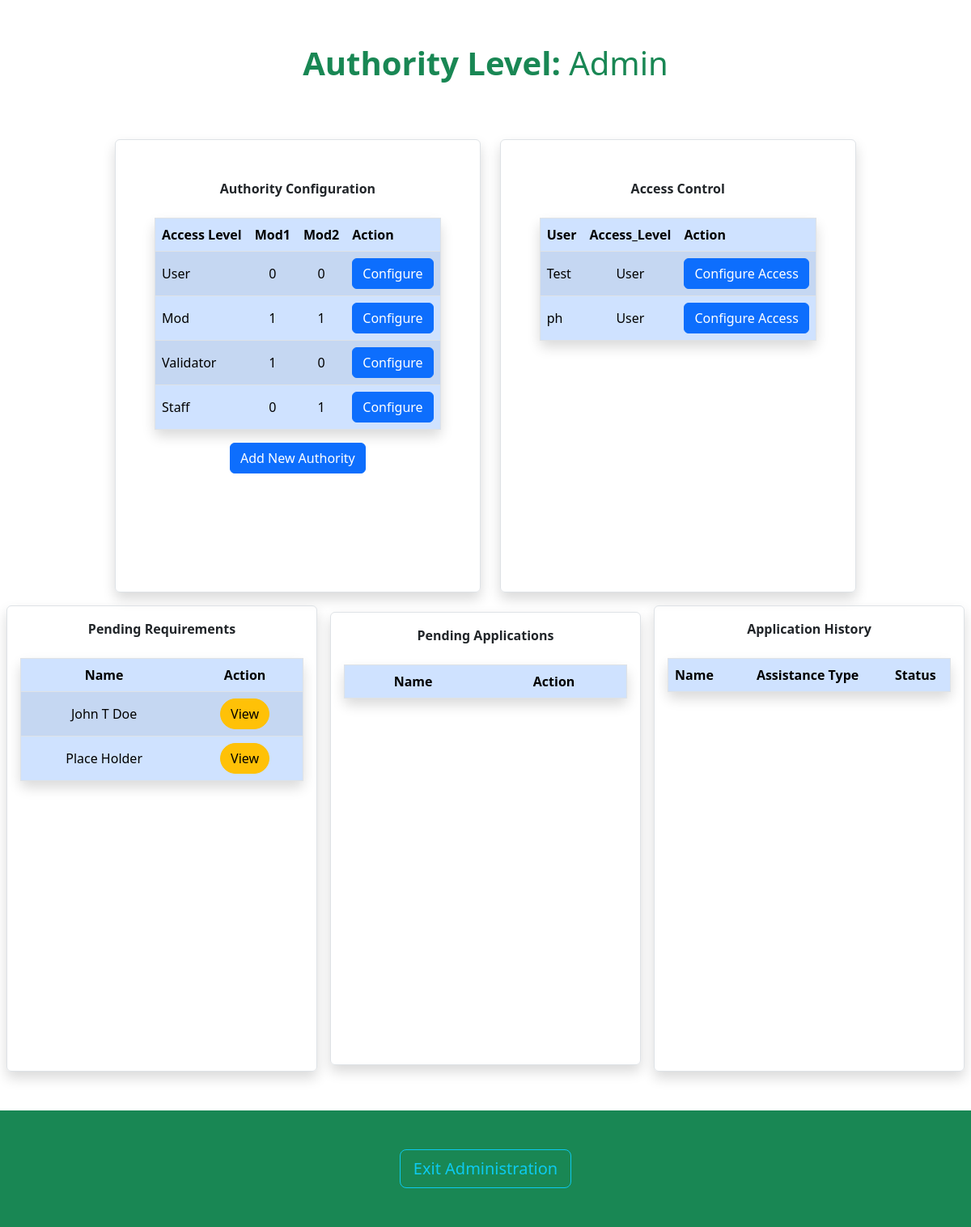
Page /administration.php (signed in) on the committed database.
### tables this page shows
CREATE TABLE `access_control_tbl` (
  `ID` int(11) NOT NULL,
  `Access_Level` varchar(10) NOT NULL,
  `Mod1` tinyint(1) NOT NULL DEFAULT 0,
  `Mod2` tinyint(1) NOT NULL DEFAULT 0,
  `Access_Control` tinyint(1) NOT NULL DEFAULT 0,
  `is_deleted` tinyint(1) NOT NULL DEFAULT 0
);

CREATE TABLE `register_tbl` (
  `User_ID` int(11) NOT NULL,
  `Username` varchar(50) NOT NULL,
  `Profile_Pic` varchar(255) NOT NULL,
  `Email` varchar(50) NOT NULL,
  `Password` varchar(255) NOT NULL,
  `Access_Level` varchar(10) NOT NULL DEFAULT 'User',
  `Timestamp` timestamp NOT NULL DEFAULT current_timestamp()
);

CREATE TABLE `userinfo_tbl` (
  `UserInfo_ID` int(11) NOT NULL,
  `User_ID` int(11) NOT NULL,
  `Fname` varchar(50) NOT NULL,
  `Mname` varchar(50) NOT NULL,
  `Lname` varchar(50) NOT NULL,
  `Birth_Date` date NOT NULL,
  `Sex` char(1) NOT NULL,
  `Contact_Number` varchar(13) NOT NULL DEFAULT '0000-000-0000',
  `Civil_Status` varchar(50) NOT NULL,
  `Religion` varchar(50) NOT NULL,
  `Nationality` varchar(50) NOT NULL
);

### connect.php (called while the page is built, shortened)
<?php
if (!function_exists('sanitize')) {
    function sanitize($data)
    {
        if (is_array($data)) {
            return array_map('sanitize', $data);
        } elseif (is_object($data)) {
            $sanitizedObject = new stdClass();
            foreach ($data as $key => $value) {
                $sanitizedObject->$key = sanitize($value);
            }
            return $sanitizedObject;
        } else {
            return htmlspecialchars($data, ENT_QUOTES, 'UTF-8');
        }
    }
} else {
    echo "<script>alert('sanitize() function already exists.');</script>";
}
?>

### administration.php (the view, shortened to what this page needs)
<?php include "connect.php";
if (isset($_SESSION['authority'])) {
    $a = $_SESSION['authority'];
    $sql = $pdo->prepare("SELECT * FROM access_control_tbl WHERE Access_Level = :al");
    $sql->bindParam(":al", $a, PDO::PARAM_STR);
    $sql->execute();
    $row = $sql->fetch(PDO::FETCH_ASSOC);
    $m1a = $row['Mod1'];
    $m2a = $row['Mod2'];
    $aca = $row['Access_Control'];
    ?>
    <!doctype html>
    <html lang="en">
    <head>
        <link href="https://cdn.jsdelivr.net/npm/bootstrap@5.3.4/dist/css/bootstrap.min.css" rel="stylesheet"
>
    </head>
    <body class="overflow-x-hidden" style="min-width: 100%;">
        <div class="container-fluid" id="main">
            <div class="d-flex justify-content-center align-items-center m-5">
                <p class="text-center fs-1 text-success"><b>Authority Level: </b><?php echo $a ?></p>
            </div>
            <?php
            if ($aca) {
                ?>
                <div class="row justify-content-md-center">
                    <div class="col-md-auto mb-2">
                        <div class="border rounded shadow p-5 overflow-x-hidden overflow-y-scroll" style="height: 35em;">
                            <div class="d-flex flex-column justify-content-center align-items-center">
                                <p class="mb-4 text-center"><b>Authority Configuration</b></p>
                                <table class="table table-striped table-primary border shadow rounded">
                                    <thead>
                                        <tr>
                                            <th scope="col">Access Level</th>
                                            <th class="text-center" scope="col">Mod1</th>
                                            <th class="text-center" scope="col">Mod2</th>
                                            <th scope="col">Action</th>
                                        </tr>
                                    </thead>
                                    <tbody>
                                        <?php
                                        $sql = $pdo->query("SELECT Access_Level, Mod1, Mod2 FROM access_control_tbl Where Access_Control = 0 and is_deleted = 0");
                                        $result = $sql->fetchAll();
                                        foreach ($result as $data) {
                                            $aL = $data['Access_Level'];
                                            $m1 = $data['Mod1'];
                                            $m2 = $data['Mod2'];
                                            ?>
                                            <tr>
                                                <td class="align-middle"><?php echo $aL ?></td>
                                                <td class="text-center align-middle"><?php echo $m1 ?></td>
                                                <td class="text-center align-middle"><?php echo $m2 ?></td>
                                                <td>
                                                    <button type="button" class="btn btn-primary" data-bs-toggle="modal"
                                                        data-bs-target="#modal<?php echo $aL ?>">
                                                        Configure
                                                    </button>
                                                </td>
                                            </tr>
                                            <?php
                                        }
                                        ?>
                                    </tbody>
                                </table>
                                <button type="button" class="btn btn-primary" data-bs-toggle="modal" data-bs-target="#aNA">
                                    Add New Authority
                                </button>
                            </div>
                        </div>
                    </div>
                    <div class="col-md-auto">
                        <div class="border rounded shadow p-5 overflow-x-hidden overflow-y-scroll"
                            style="height: 35em; min-width: 15em;">
                            <div class="d-flex flex-column justify-content-center align-items-center">
                                <p class="mb-4 text-center"><b>Access Control</b></p>
                                <table class="table table-striped table-primary border shadow rounded">
                                    <thead>
                                        <tr>
                                            <th scope="col">User</th>
                                            <th class="text-center" scope="col">Access_Level</th>
                                            <th scope="col">Action</th>
                                        </tr>
                                    </thead>
                                    <tbody>
                                        <?php
                                        $sql = $pdo->query("SELECT Username, Access_Level FROM register_tbl Where NOT Access_Level = 'Admin'");
                                        $result = $sql->fetchAll();
                                        foreach ($result as $data) {
                                            $aL = $data['Access_Level'];
                                            $uN = $data['Username'];
                                            ?>
                                            <tr>
                                                <td class="align-middle"><?php echo $uN ?></td>
                                                <td class="text-center align-middle"><?php echo $aL ?></td>
                                                <td>
                                                    <button type="button" class="btn btn-primary" data-bs-toggle="modal"
                                                        data-bs-target="#modal<?php echo $aL . str_replace(" ", "", $uN) ?>">
                                                        Configure Access
                                                    </button>
                                                </td>
                                            </tr>
                                            <?php
                                        }
                                        ?>
                                    </tbody>
                                </table>
                            </div>
                        </div>
                    </div>
                </div>
            <?php } ?>
            <div class="row justify-content-md-center mt-2">
                <?php
                if ($m1a) {
                    ?>
                    <div class="col border rounded shadow p-3 mx-2 overflow-y-scroll overflow-x-hidden"
                        style="min-height: 35em; min-width: 15em;">
                        <p class="mb-4 text-center"><b>Pending Requirements</b></p>
                        <table class="table table-striped table-primary border shadow rounded">
                            <thead>
                                <tr>
                                    <th class="text-center" scope="col">Name</th>
                                    <th class="text-center" scope="col">Action</th>
                                </tr>
                            </thead>
                            <tbody>
                                <?php
                                $sql = $pdo->query("SELECT DISTINCT User_ID FROM requirements_tbl where Status = 'Unvalidated'");
                                $result = $sql->fetchall();
                                $data = sanitize($result);
                                foreach ($data as $users) {
                                    $user = $users["User_ID"];
                                    $sql = $pdo->prepare("SELECT Fname, Mname, Lname FROM userinfo_tbl where User_ID = :userid");
                                    $sql->bindParam(":userid", $user, PDO::PARAM_INT);
                                    $sql->execute();
                                    $result = $sql->fetch(PDO::FETCH_ASSOC);
                                    $data = sanitize($result);
                                    $Fname = (isset($data['Fname'])) ? $data['Fname'] : '';
                                    $Mname = (isset($data['Mname'])) ? $data['Mname'] : '';
                                    $Lname = (isset($data['Lname'])) ? $data['Lname'] : '';
                                    if (empty($Mname)) {
                                        $fullName = $Fname . "&nbsp;" . $Lname;
                                    } else {
                                        $fullName = $Fname . "&nbsp;" . $Mname . "&nbsp;" . $Lname;
                                    } ?>
                                    <tr>
                                        <td class="text-center align-middle"><?php echo $fullName ?></td>
                                        <td class="text-center"><button type="button" class="btn btn-warning rounded-pill"
                                                data-bs-toggle="modal" data-bs-target="#modalReq<?php echo $user ?>">
                                                View
                                            </button>
                                        </td>
                                    </tr>
                                <?php } ?>
                            </tbody>
                        </table>
                    </div>
                <?php } ?>
                <?php if ($m2a) { ?>
                    <div class="col border rounded shadow p-3 mx-2 my-2 overflow-y-scroll overflow-x-hidden"
                        style="min-height: 35em; min-width: 15em;">
                        <p class="mb-4 text-center"><b>Pending Applications</b></p>
                        <table class="table table-striped table-primary border shadow rounded">
                            <thead>
                                <tr>
                                    <th class="text-center" scope="col">Name</th>
                                    <th class="text-center" scope="col">Action</th>
                                </tr>
                            </thead>
                        </table>
                    </div>
                    <div class="col border rounded shadow p-3 mx-2 overflow-y-scroll overflow-x-hidden"
                        style="min-height: 35em; min-width: 15em;">
                        <p class="mb-4 text-center"><b>Application History</b></p>
                        <table class="table table-striped table-primary border shadow rounded">
                            <thead>
                                <tr>
                                    <th scope="col">Name</th>
                                    <th class="text-center" scope="col">Assistance Type</th>
                                    <th class="text-center" scope="col">Status</th>
                                </tr>
                            </thead>
                        </table>
                    </div>
                <?php } ?>
            </div>
        </div>
        <footer>
            <div class="bg-success p-5 mt-5 d-flex justify-content-center align-items-center">
                <a class="btn btn-outline-info btn-lg" href="logout.php">Exit Administration</a>
            </div>
        </footer>
    </body>
    </html> <?php } else { ?>
    <script>window.location.href = "logout.php"</script>
<?php }

### rows in the picture
access_control_tbl: Access_Level "User", Mod1 "0", Mod2 "0"
access_control_tbl: Access_Level "Mod", Mod1 "1", Mod2 "1"
access_control_tbl: Access_Level "Validator", Mod1 "1", Mod2 "0"
access_control_tbl: Access_Level "Staff", Mod1 "0", Mod2 "1"
register_tbl: Username "Test", Access_Level "User"
register_tbl: Username "ph", Access_Level "User"
userinfo_tbl: fullName "John T Doe"
userinfo_tbl: fullName "Place Holder"

### other values in the picture
$a "Admin"
